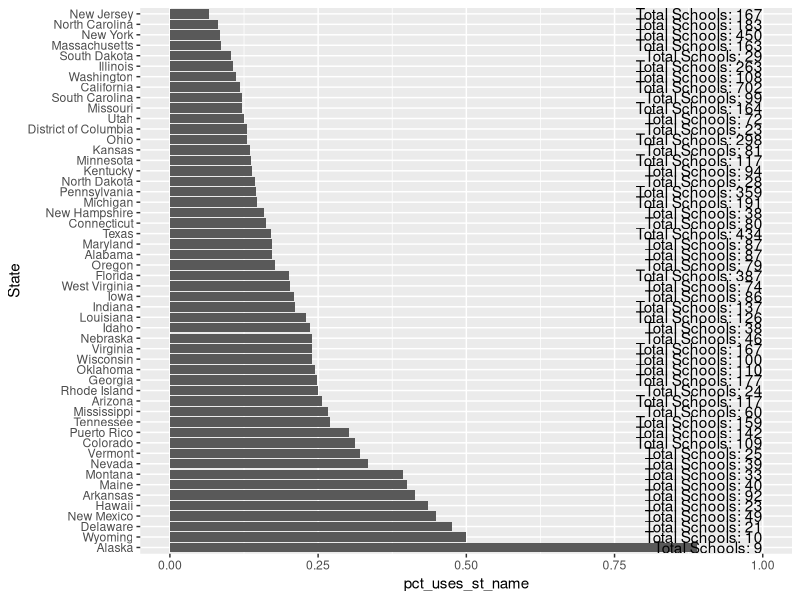

This figure's R source:
## ---- chunk 1
library(tidyverse)
## ---- chunk 2
knitr::kable(table1, caption = "Table 1")
## ---- chunk 3
knitr::kable(table2, caption = "Table 2")
## ---- chunk 4
knitr::kable(table3, caption = "Table 3")
## ---- chunk 5
knitr::kable(table4a, caption = "Table 4a")
knitr::kable(table4b, caption = "Table 4b")
## ---- chunk 6
knitr::kable(table5, caption = "Table 5")
## ---- chunk 7
college <- read_csv("data/College_Data_Abbrev.csv", guess_max = 5000, na = '.')
str(college)
## ---- chunk 8
# Outside the pipe
str_detect(college$INSTNM, pattern = college$State)

# Using the pipe and mutate:
college <- college %>%
  mutate(uses_st_name = str_detect(INSTNM, State))

# By state - percentage of institution names
college %>%
  group_by(State) %>%
  summarize(pct_uses_st_name = mean(uses_st_name), n = n()) %>%
  filter(n > 5) %>% # only states/territories with at least 5 schools
  # Reorder state factor level by percentage that uses state name
  mutate(State = reorder(State, -pct_uses_st_name)) %>%
  ggplot(data = ., aes(x = State, y = pct_uses_st_name)) + 
  geom_col() + coord_flip() + 
  geom_text(aes(y = 1, label = paste("Total Schools:", n)), hjust = 1)
## ---- chunk 9
head(college$INSTNM) %>% str_split(., " ") # Split on every space

# We may need to fix certain things that should stay together
# But doing too much of that gets tedious...
str_replace(college$INSTNM, "A & M", "A&M") %>%
  head() %>% 
  str_split(., "[ -]") # This pattern says "either ' ' or '-'" 
                       # (but the - has to be at the start or the end)
## ---- chunk 10
tmp <- college %>%
  select(INSTNM, State) %>% 
  mutate(name_words = str_split(INSTNM, '[ -]')) # This is a list-column
tmp
unnest(tmp) # Unnest duplicates rows so that the expanded data frame has the 
            # same structure as the original data
## ---- chunk 11
unnest(tmp) %>% 
  pull(name_words) %>% # this pulls out a single column
  table() %>% 
  sort(decreasing = T) %>% 
  head(50)
## ---- chunk 12
table3 %>%
  separate(col = rate, into = c("cases", "population"), sep = "/", remove = F)
## ---- chunk 13
table5 %>%
  unite(col = "year", century:year, sep = '') %>%
  separate(col = rate, into = c("cases", "population"), sep = "/")
## ---- chunk 14
table5 %>%
  mutate(year = as.numeric(century)*100 + as.numeric(year)) %>% 
  select(-century)
